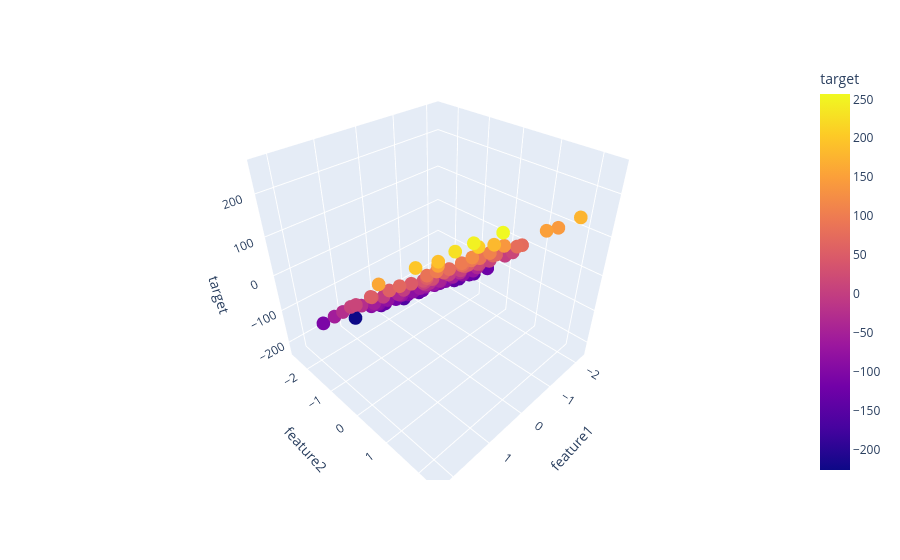

Notebook cell for this chart:
### Code cell
fig = px.scatter_3d(df,x="feature1",y="feature2",z="target",color="target")
fig.show()
